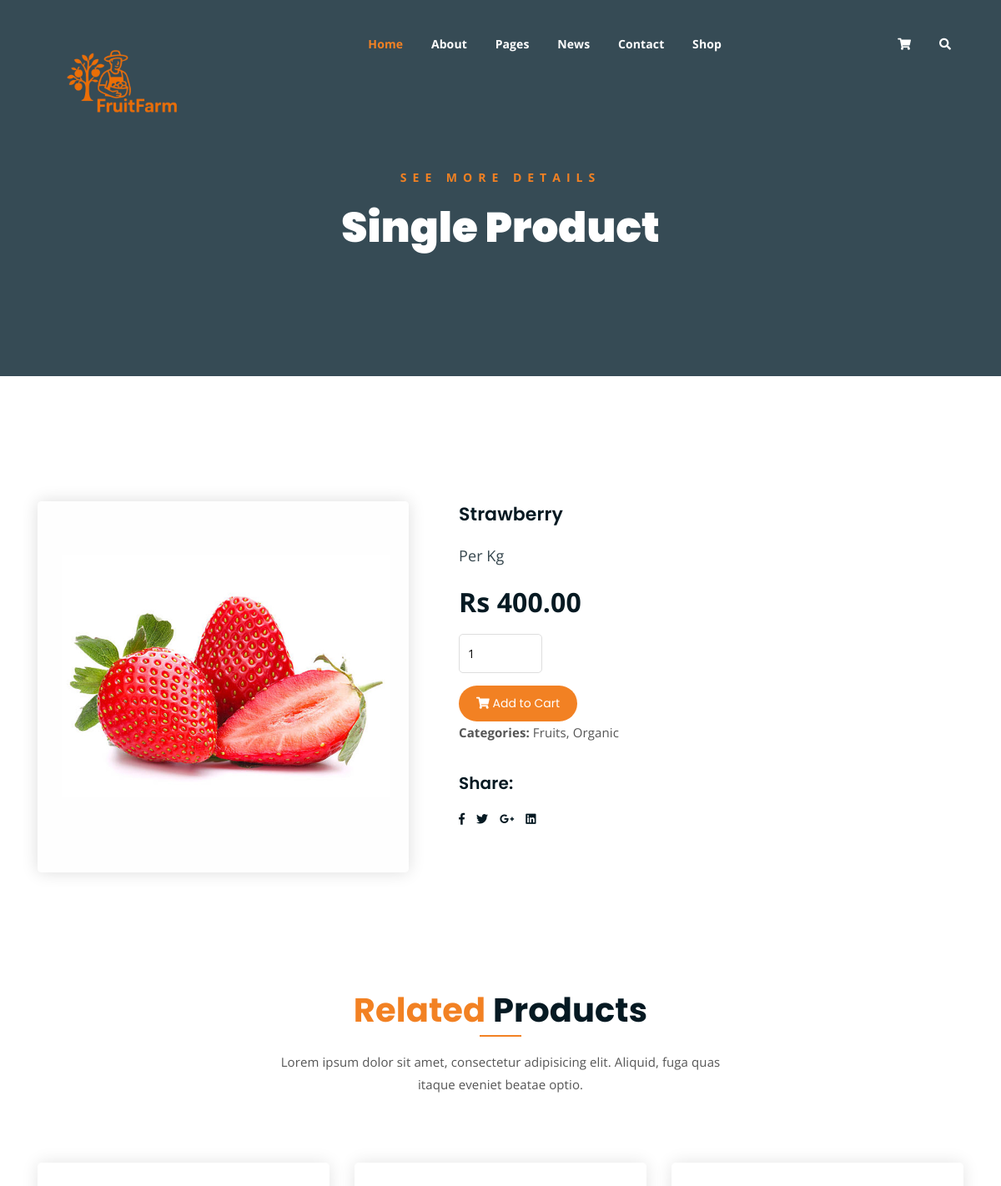
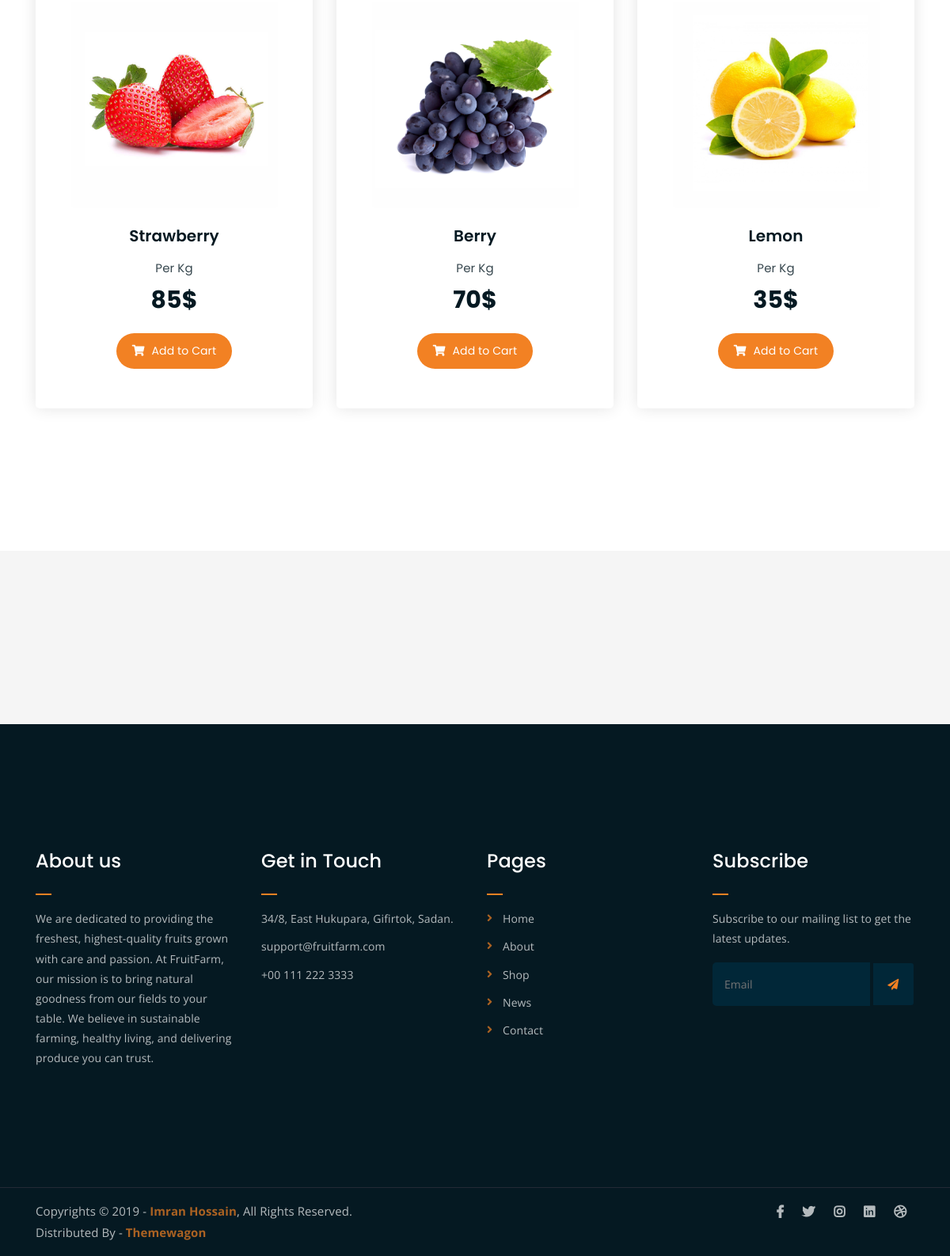
Screenshot of /singleproduct/1 with the database file from the repository (2 pictures, top to bottom).
### fruits/models.py (models this page shows)
class products(models.Model):
    image=models.ImageField(upload_to='images/')
    name=models.CharField(max_length=50)
    price=models.DecimalField(decimal_places=2,max_digits=5)

### fruits/views.py (the view)
# urls.py: path("singleproduct/<int:id>",singleproduct),
def singleproduct(request,id):
    d=products.objects.get(id=id)
    if request.method=='POST':
        qty=int(request.POST['qty'])
        x=CartItem(product=d,quantity=qty,user=request.user)
        x.save()
        return redirect(cart)
    return render(request,'single-product.html' ,{'d':d})

### fruits/templates/single-product.html (shortened to what this page needs)
{% load static %}
<!DOCTYPE html>
<html lang="en">
<head>
	<link rel="stylesheet" href="{% static 'assets/css/all.min.css' %}">
	<link rel="stylesheet" href="{% static 'assets/bootstrap/css/bootstrap.min.css' %}">
	<link rel="stylesheet" href="{% static 'assets/css/owl.carousel.css' %}">
	<link rel="stylesheet" href="{% static 'assets/css/magnific-popup.css' %}">
	<link rel="stylesheet" href="{% static 'assets/css/animate.css' %}">
	<link rel="stylesheet" href="{% static 'assets/css/meanmenu.min.css' %}">
	<link rel="stylesheet" href="{% static 'assets/css/main.css' %}">
	<link rel="stylesheet" href="{% static 'assets/css/responsive.css' %}">
</head>
<body>
	<div class="top-header-area" id="sticker">
		<div class="container">
			<div class="row">
				<div class="col-lg-12 col-sm-12 text-center">
					<div class="main-menu-wrap">
						<div class="site-logo">
							<a href="index">
								<img src="{% static 'assets/img/fruitfarm2.png' %}" alt="">
							</a>
						</div>
						<nav class="main-menu">
							<ul>
								<li class="current-list-item"><a href="#">Home</a>
								</li>
								<li><a href="about">About</a></li>
								<li><a href="#">Pages</a>
								</li>
								<li><a href="news">News</a>
								</li>
								<li><a href="contact">Contact</a></li>
								<li><a href="shop">Shop</a>
								</li>
								<li>
									<div class="header-icons">
										<a class="shopping-cart" href="cart"><i class="fas fa-shopping-cart"></i></a>
										<a class="mobile-hide search-bar-icon" href="#"><i class="fas fa-search"></i></a>
									</div>
								</li>
							</ul>
						</nav>
					</div>
				</div>
			</div>
		</div>
	</div>
	<div class="breadcrumb-section breadcrumb-bg">
		<div class="container">
			<div class="row">
				<div class="col-lg-8 offset-lg-2 text-center">
					<div class="breadcrumb-text">
						<p>See more Details</p>
						<h1>Single Product</h1>
					</div>
				</div>
			</div>
		</div>
	</div>
	<div class="single-product mt-150 mb-150">
		<div class="container">
			<div class="row">
				<div class="col-md-5">
					<div class="single-product-img">
						<img src="{{d.image.url}}" alt="">
					</div>
				</div>
				<div class="col-md-7">
					<div class="single-product-content">
						<h3>{{d.name}}</h3>
						<p class="single-product-pricing"><span>Per Kg</span> Rs {{d.price}}</p>
						<div class="single-product-form">
							<form action="" method="post">
								<input type="number" placeholder="" value="1" name="qty"><br>
								<button type="submit" class="btn"><i class="fas fa-shopping-cart"></i> Add to Cart</button>
							</form>
							<p><strong>Categories: </strong>Fruits, Organic</p>
						</div>
						<h4>Share:</h4>
						<ul class="product-share">
							<li><a href=""><i class="fab fa-facebook-f"></i></a></li>
							<li><a href=""><i class="fab fa-twitter"></i></a></li>
							<li><a href=""><i class="fab fa-google-plus-g"></i></a></li>
							<li><a href=""><i class="fab fa-linkedin"></i></a></li>
						</ul>
					</div>
				</div>
			</div>
		</div>
	</div>
	<div class="more-products mb-150">
		<div class="container">
			<div class="row">
				<div class="col-lg-8 offset-lg-2 text-center">
					<div class="section-title">
						<h3><span class="orange-text">Related</span> Products</h3>
						<p>Lorem ipsum dolor sit amet, consectetur adipisicing elit. Aliquid, fuga quas itaque eveniet beatae optio.</p>
					</div>
				</div>
			</div>
			<div class="row">
				<div class="col-lg-4 col-md-6 text-center">
					<div class="single-product-item">
						<div class="product-image">
							<a href="singleproduct"><img src="{% static 'assets/img/products/product-img-1.jpg' %}" alt=""></a>
						</div>
						<h3>Strawberry</h3>
						<p class="product-price"><span>Per Kg</span> 85$ </p>
						<a href="cart" class="cart-btn"><i class="fas fa-shopping-cart"></i> Add to Cart</a>
					</div>
				</div>
				<div class="col-lg-4 col-md-6 text-center">
					<div class="single-product-item">
						<div class="product-image">
							<a href="singleproduct"><img src="{% static 'assets/img/products/product-img-2.jpg' %}" alt=""></a>
						</div>
						<h3>Berry</h3>
						<p class="product-price"><span>Per Kg</span> 70$ </p>
						<a href="cart" class="cart-btn"><i class="fas fa-shopping-cart"></i> Add to Cart</a>
					</div>
				</div>
				<div class="col-lg-4 col-md-6 offset-lg-0 offset-md-3 text-center">
					<div class="single-product-item">
						<div class="product-image">
							<a href="singleproduct"><img src="{% static 'assets/img/products/product-img-3.jpg' %}" alt=""></a>
						</div>
						<h3>Lemon</h3>
						<p class="product-price"><span>Per Kg</span> 35$ </p>
						<a href="cart" class="cart-btn"><i class="fas fa-shopping-cart"></i> Add to Cart</a>
					</div>
				</div>
			</div>
		</div>
	</div>
	<div class="logo-carousel-section">
		<div class="container">
			<div class="row">
				<div class="col-lg-12">
					<div class="logo-carousel-inner">
						<div class="single-logo-item">
							<img src="{% static 'assets/img/company-logos/1.png' %}" alt="">
						</div>
						<div class="single-logo-item">
							<img src="{% static 'assets/img/company-logos/2.png' %}" alt="">
						</div>
						<div class="single-logo-item">
							<img src="{% static 'assets/img/company-logos/3.png' %}" alt="">
						</div>
						<div class="single-logo-item">
							<img src="{% static 'assets/img/company-logos/4.png' %}" alt="">
						</div>
					</div>
				</div>
			</div>
		</div>
	</div>
	<div class="footer-area">
		<div class="container">
			<div class="row">
				<div class="col-lg-3 col-md-6">
					<div class="footer-box about-widget">
						<h2 class="widget-title">About us</h2>
						<p>We are dedicated to providing the freshest, highest-quality fruits grown with care and passion. At FruitFarm, our mission is to bring natural goodness from our fields to your table.
We believe in sustainable farming, healthy living, and delivering produce you can trust.</p>
					</div>
				</div>
				<div class="col-lg-3 col-md-6">
					<div class="footer-box get-in-touch">
						<h2 class="widget-title">Get in Touch</h2>
						<ul>
							<li>34/8, East Hukupara, Gifirtok, Sadan.</li>
							<li>support@fruitfarm.com</li>
							<li>+00 111 222 3333</li>
						</ul>
					</div>
				</div>
				<div class="col-lg-3 col-md-6">
					<div class="footer-box pages">
						<h2 class="widget-title">Pages</h2>
						<ul>
							<li><a href="index">Home</a></li>
							<li><a href="about">About</a></li>
							<li><a href="services">Shop</a></li>
							<li><a href="news">News</a></li>
							<li><a href="contact">Contact</a></li>
						</ul>
					</div>
				</div>
				<div class="col-lg-3 col-md-6">
					<div class="footer-box subscribe">
						<h2 class="widget-title">Subscribe</h2>
						<p>Subscribe to our mailing list to get the latest updates.</p>
						<form action="index">
							<input type="email" placeholder="Email">
							<button type="submit"><i class="fas fa-paper-plane"></i></button>
						</form>
					</div>
				</div>
			</div>
		</div>
	</div>
	<div class="copyright">
		<div class="container">
			<div class="row">
				<div class="col-lg-6 col-md-12">
					<p>Copyrights &copy; 2019 - <a href="https://imransdesign.com/">Imran Hossain</a>,  All Rights Reserved.<br>
						Distributed By - <a href="https://themewagon.com/">Themewagon</a>
					</p>
				</div>
				<div class="col-lg-6 text-right col-md-12">
					<div class="social-icons">
						<ul>
							<li><a href="#" target="_blank"><i class="fab fa-facebook-f"></i></a></li>
							<li><a href="#" target="_blank"><i class="fab fa-twitter"></i></a></li>
							<li><a href="#" target="_blank"><i class="fab fa-instagram"></i></a></li>
							<li><a href="#" target="_blank"><i class="fab fa-linkedin"></i></a></li>
							<li><a href="#" target="_blank"><i class="fab fa-dribbble"></i></a></li>
						</ul>
					</div>
				</div>
			</div>
		</div>
	</div>
</body>
</html>

### fruits/templates/single-product.html (style rules this page uses)
.btn { font-family: 'Poppins', sans-serif; display: inline-block; background-color: #F28123; color: #fff; padding: 10px 20px; border-radius: 50px; }

### rows the page displays
products: image (picture), name "Strawberry", price "400.00"
